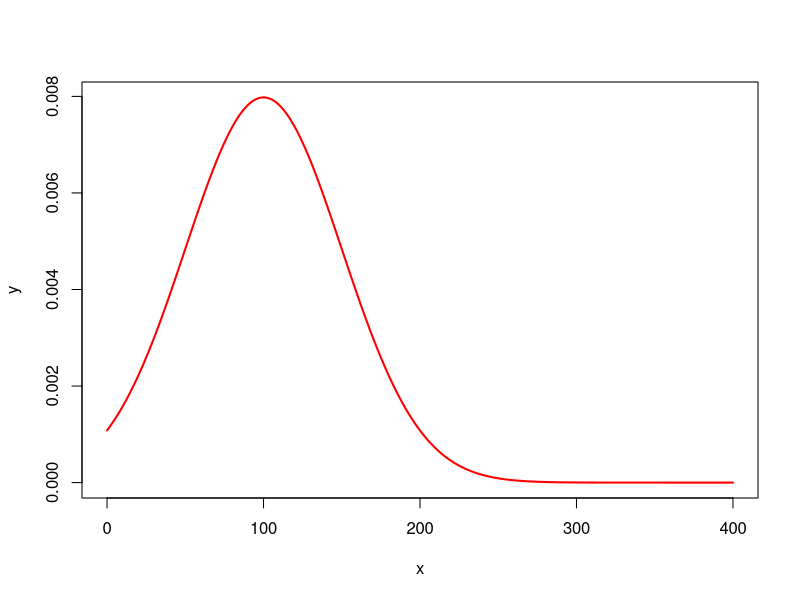

Recreate this plot in R.
x=seq(0,400,length=400)
mu = 100
sigma = 50
y=1/(sigma*sqrt(2*pi))*exp(-(x-mu)^2/(2*sigma^2))
plot(x,y,type="l",lwd=2,col="red")